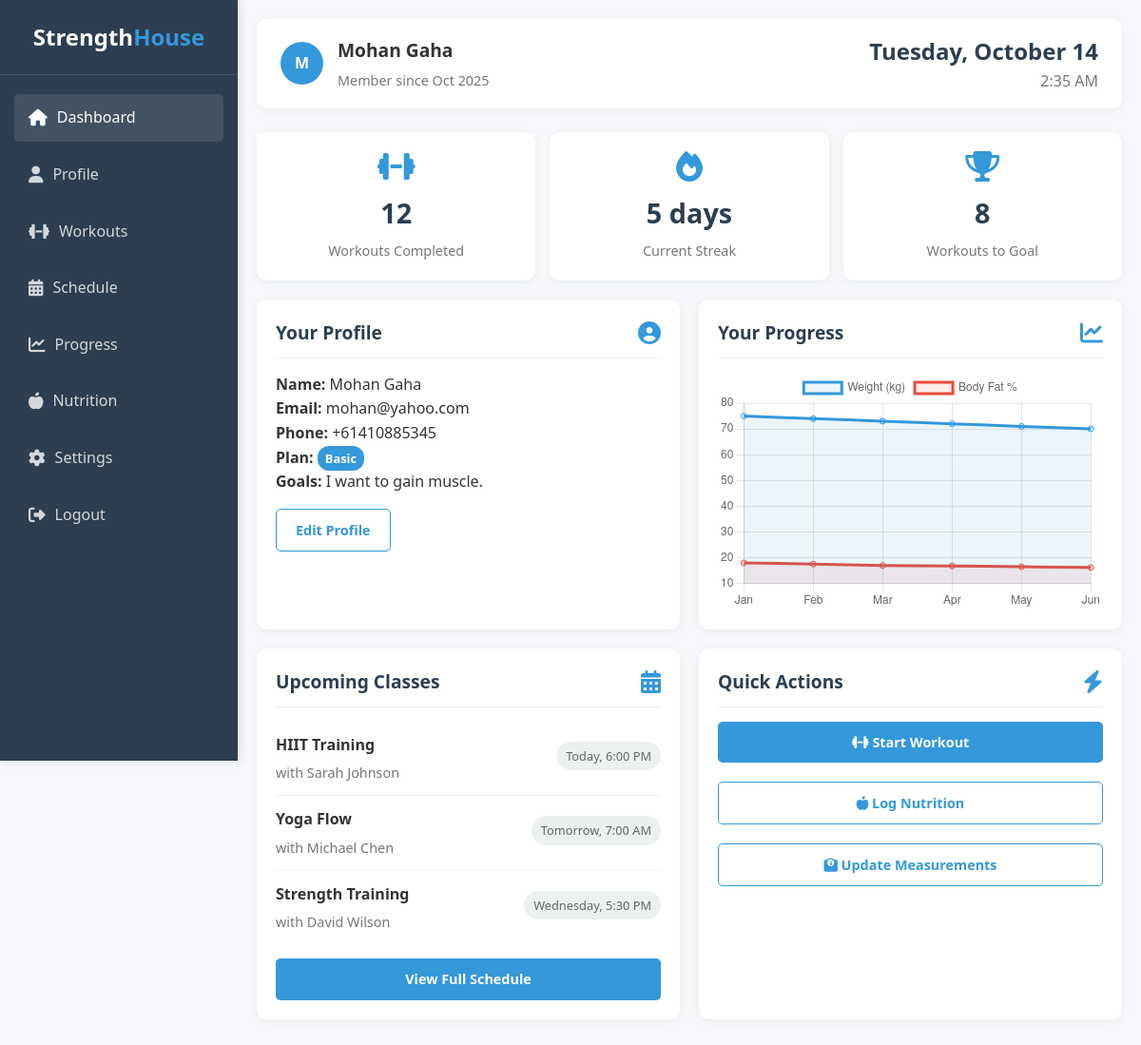
The page / (signed in) on the database its author committed.
### tables this page shows
CREATE TABLE IF NOT EXISTS `users` (
  `id` int NOT NULL AUTO_INCREMENT,
  `fullname` varchar(100) NOT NULL,
  `email` varchar(100) NOT NULL,
  `phone` varchar(20) DEFAULT NULL,
  `plan` varchar(100) NOT NULL,
  `goals` varchar(100) NOT NULL,
  `password` varchar(255) NOT NULL,
  `created_at` timestamp NULL DEFAULT CURRENT_TIMESTAMP,
  `role` varchar(50) DEFAULT 'member',
  `trainer_id` int DEFAULT NULL,
  `specialization` varchar(100) DEFAULT NULL,
  `bio` text,
  `experience` int DEFAULT NULL,
  PRIMARY KEY (`id`),
  UNIQUE KEY `email` (`email`)
);

### index.php (the view, shortened to what this page needs)
<?php
include 'db.php';
$stmt = $conn->prepare("SELECT * FROM users WHERE id = ?");
$stmt->execute([$_SESSION['user_id']]);
$user = $stmt->fetch(PDO::FETCH_ASSOC);
$workoutStats = [
    'completed' => 12,
    'remaining' => 8,
    'streak' => 5
];
$upcomingClasses = [
    ['name' => 'HIIT Training', 'time' => 'Today, 6:00 PM', 'instructor' => 'Sarah Johnson'],
    ['name' => 'Yoga Flow', 'time' => 'Tomorrow, 7:00 AM', 'instructor' => 'Michael Chen'],
    ['name' => 'Strength Training', 'time' => 'Wednesday, 5:30 PM', 'instructor' => 'David Wilson']
];
$progressData = [
    'weight' => [75, 74, 73, 72, 71, 70],
    'bodyfat' => [18, 17.5, 17, 16.8, 16.5, 16.2],
    'labels' => ['Jan', 'Feb', 'Mar', 'Apr', 'May', 'Jun']
];
?>
<!DOCTYPE html>
<html lang="en">
<head>
    <link rel="stylesheet" href="css/style_dashboard.css">
    <link rel="stylesheet" href="https://cdnjs.cloudflare.com/ajax/libs/font-awesome/6.4.0/css/all.min.css">
</head>
<body>
    <div class="dashboard-container">
        <div class="sidebar">
            <div class="logo">
                <h2>Strength<span>House</span></h2>
            </div>
            <ul class="nav-links">
                <li><a href="index.php" class="active"><i class="fas fa-home"></i> <span>Dashboard</span></a></li>
                <li><a href="profile.php"><i class="fas fa-user"></i> <span>Profile</span></a></li>
                <li><a href="workouts.php"><i class="fas fa-dumbbell"></i> <span>Workouts</span></a></li>
                <li><a href="schedule.php"><i class="fas fa-calendar-alt"></i> <span>Schedule</span></a></li>
                <li><a href="progress.php"><i class="fas fa-chart-line"></i> <span>Progress</span></a></li>
                <li><a href="nutrition.php"><i class="fas fa-apple-alt"></i> <span>Nutrition</span></a></li>
                <li><a href="settings.php"><i class="fas fa-cog"></i> <span>Settings</span></a></li>
                <li><a href="logout.php"><i class="fas fa-sign-out-alt"></i> <span>Logout</span></a></li>
            </ul>
        </div>
        <div class="main-content">
            <div class="header">
                <div class="user-info">
                    <div class="user-avatar">
                        <?php echo strtoupper(substr($user['fullname'], 0, 1)); ?>
                    </div>
                    <div class="user-details">
                        <h3><?php echo htmlspecialchars($user['fullname']); ?></h3>
                        <p>Member since <?php echo date('M Y', strtotime($user['created_at'] ?? 'now')); ?></p>
                    </div>
                </div>
                <div class="date-display">
                    <h2><?php echo date('l, F j'); ?></h2>
                    <p><?php echo date('g:i A'); ?></p>
                </div>
            </div>
            <div class="stats-grid">
                <div class="stat-card">
                    <i class="fas fa-dumbbell"></i>
                    <h3><?php echo $workoutStats['completed']; ?></h3>
                    <p>Workouts Completed</p>
                </div>
                <div class="stat-card">
                    <i class="fas fa-fire"></i>
                    <h3><?php echo $workoutStats['streak']; ?> days</h3>
                    <p>Current Streak</p>
                </div>
                <div class="stat-card">
                    <i class="fas fa-trophy"></i>
                    <h3><?php echo $workoutStats['remaining']; ?></h3>
                    <p>Workouts to Goal</p>
                </div>
            </div>
            <div class="dashboard-grid">
                <div class="dashboard-card">
                    <div class="card-header">
                        <h3>Your Profile</h3>
                        <i class="fas fa-user-circle"></i>
                    </div>
                    <div class="profile-info">
                        <p><strong>Name:</strong> <?php echo htmlspecialchars($user['fullname']); ?></p>
                        <p><strong>Email:</strong> <?php echo htmlspecialchars($user['email']); ?></p>
                        <p><strong>Phone:</strong> <?php echo htmlspecialchars($user['phone']); ?></p>
                        <p><strong>Plan:</strong> <span class="badge"><?php echo htmlspecialchars(ucfirst($user['plan'])); ?></span></p>
                        <p><strong>Goals:</strong> <?php echo htmlspecialchars($user['goals']); ?></p>
                    </div>
                    <a href="profile.php" class="btn btn-outline" style="margin-top: 15px; display: inline-block;">Edit Profile</a>
                </div>
                <div class="dashboard-card">
                    <div class="card-header">
                        <h3>Your Progress</h3>
                        <i class="fas fa-chart-line"></i>
                    </div>
                    <div class="progress-chart">
                        <canvas id="progressChart"></canvas>
                    </div>
                </div>
                <div class="dashboard-card">
                    <div class="card-header">
                        <h3>Upcoming Classes</h3>
                        <i class="fas fa-calendar-alt"></i>
                    </div>
                    <ul class="classes-list">
                        <?php foreach($upcomingClasses as $class): ?>
                        <li class="class-item">
                            <div class="class-info">
                                <h4><?php echo $class['name']; ?></h4>
                                <p>with <?php echo $class['instructor']; ?></p>
                            </div>
                            <div class="class-time"><?php echo $class['time']; ?></div>
                        </li>
                        <?php endforeach; ?>
                    </ul>
                    <a href="schedule.php" class="btn" style="margin-top: 15px; display: inline-block; width: 100%; text-align: center;">View Full Schedule</a>
                </div>
                <div class="dashboard-card">
                    <div class="card-header">
                        <h3>Quick Actions</h3>
                        <i class="fas fa-bolt"></i>
                    </div>
                    <div class="quick-actions">
                        <a href="workouts.php" class="btn" style="margin-bottom: 10px; display: block; text-align: center;">
                            <i class="fas fa-dumbbell"></i> Start Workout
                        </a>
                        <a href="nutrition.php" class="btn btn-outline" style="margin-bottom: 10px; display: block; text-align: center;">
                            <i class="fas fa-apple-alt"></i> Log Nutrition
                        </a>
                        <a href="progress.php" class="btn btn-outline" style="display: block; text-align: center;">
                            <i class="fas fa-weight"></i> Update Measurements
                        </a>
                    </div>
                </div>
            </div>
        </div>
    </div>
    <script>
        // Progress Chart
        const ctx = document.getElementById('progressChart').getContext('2d');
        const progressChart = new Chart(ctx, {
            type: 'line',
            data: {
                labels: <?php echo json_encode($progressData['labels']); ?>,
                datasets: [
                    {
                        label: 'Weight (kg)',
                        data: <?php echo json_encode($progressData['weight']); ?>,
                        borderColor: '#3498db',
                        backgroundColor: 'rgba(52, 152, 219, 0.1)',
                        tension: 0.3,
                        fill: true
                    },
                    {
                        label: 'Body Fat %',
                        data: <?php echo json_encode($progressData['bodyfat']); ?>,
                        borderColor: '#e74c3c',
                        backgroundColor: 'rgba(231, 76, 60, 0.1)',
                        tension: 0.3,
                        fill: true
                    }
                ]
            },
            options: {
                responsive: true,
                maintainAspectRatio: false,
                plugins: {
                    legend: {
                        position: 'top',
                    }
                }
            }
        });
    </script>
</body>
</html>

### css/style_dashboard.css (style rules this page uses)
:root { --primary: #2c3e50; --secondary: #3498db; --accent: #e74c3c; --light: #ecf0f1; --dark: #2c3e50; --success: #2ecc71; --warning: #f39c12; --danger: #e74c3c; --gray: #95a5a6; }
* { margin: 0; padding: 0; box-sizing: border-box; font-family: 'Segoe UI', Tahoma, Geneva, Verdana, sans-serif; }
body { background-color: #f5f7fa; color: #333; line-height: 1.6; }
.dashboard-container { display: flex; min-height: 100vh; }
.sidebar { width: 250px; background: var(--primary); color: white; padding: 20px 0; box-shadow: 2px 0 10px rgba(0,0,0,0.1); position: fixed; height: 100vh; overflow-y: auto; z-index: 1000; }
.logo { text-align: center; padding: 0 20px 20px; border-bottom: 1px solid rgba(255,255,255,0.1); margin-bottom: 20px; }
.logo h2 { font-size: 1.5rem; color: white; }
.logo span { color: var(--secondary); }
.nav-links { list-style: none; padding: 0 15px; }
.nav-links li { margin-bottom: 10px; }
.nav-links a { display: flex; align-items: center; padding: 12px 15px; color: rgba(255,255,255,0.8); text-decoration: none; border-radius: 5px; transition: all 0.3s ease; }
.nav-links a:hover, .nav-links a.active { background: rgba(255,255,255,0.1); color: white; }
.nav-links i { margin-right: 10px; font-size: 1.1rem; }
.main-content { flex: 1; margin-left: 250px; padding: 20px; }
.header { display: flex; justify-content: space-between; align-items: center; background: white; padding: 15px 25px; border-radius: 10px; box-shadow: 0 2px 10px rgba(0,0,0,0.05); margin-bottom: 25px; }
.user-info { display: flex; align-items: center; }
.user-avatar { width: 45px; height: 45px; border-radius: 50%; background: var(--secondary); display: flex; align-items: center; justify-content: center; color: white; font-weight: bold; margin-right: 15px; }
.user-details h3 { font-size: 1.2rem; margin-bottom: 5px; }
.user-details p { color: #777; font-size: 0.9rem; }
.date-display { text-align: right; }
.date-display h2 { font-size: 1.5rem; color: var(--primary); }
.date-display p { color: #777; }
.dashboard-grid { display: grid; grid-template-columns: repeat(auto-fit, minmax(300px, 1fr)); gap: 20px; margin-bottom: 25px; }
.dashboard-card { background: white; border-radius: 10px; padding: 20px; box-shadow: 0 2px 10px rgba(0,0,0,0.05); transition: transform 0.3s ease, box-shadow 0.3s ease; }
.card-header { display: flex; justify-content: space-between; align-items: center; margin-bottom: 15px; border-bottom: 1px solid #eee; padding-bottom: 10px; }
.card-header h3 { font-size: 1.2rem; color: var(--primary); }
.card-header i { font-size: 1.5rem; color: var(--secondary); }
.stats-grid { display: grid; grid-template-columns: repeat(3, 1fr); gap: 15px; margin-bottom: 20px; }
.stat-card { background: white; border-radius: 10px; padding: 20px; text-align: center; box-shadow: 0 2px 10px rgba(0,0,0,0.05); transition: transform 0.3s ease; }
.stat-card i { font-size: 2rem; margin-bottom: 10px; color: var(--secondary); }
.stat-card h3 { font-size: 1.8rem; margin-bottom: 5px; color: var(--primary); }
.stat-card p { color: #777; font-size: 0.9rem; }
.progress-chart { height: 250px; margin-top: 15px; }
.classes-list { list-style: none; }
.class-item { display: flex; justify-content: space-between; align-items: center; padding: 12px 0; border-bottom: 1px solid #eee; }
.class-item:last-child { border-bottom: none; }
.class-info h4 { font-size: 1rem; margin-bottom: 5px; }
.class-info p { color: #777; font-size: 0.9rem; }
.class-time { background: var(--light); padding: 5px 10px; border-radius: 20px; font-size: 0.85rem; color: var(--primary); }
.btn { display: inline-block; padding: 10px 20px; background: var(--secondary); color: white; border: none; border-radius: 5px; cursor: pointer; text-decoration: none; font-weight: 600; transition: background 0.3s ease; text-align: center; font-size: 0.9rem; }
.btn-outline { background: transparent; border: 1px solid var(--secondary); color: var(--secondary); }
.badge { background: var(--secondary); color: white; padding: 4px 8px; border-radius: 12px; font-size: 0.8rem; font-weight: bold; }
.class-time { font-size: 0.8rem; color: #666; margin-bottom: 5px; }
.quick-actions { display: flex; flex-direction: column; gap: 10px; }
.quick-actions .btn { text-align: left; display: flex; align-items: center; gap: 8px; }

### rows shown on the page
users: fullname "M", fullname "Mohan Gaha", created_at "Oct 2025", email "mohan@yahoo.com", phone "+61410885345", plan "Basic", goals "I want to gain muscle."

### other values the page prints
$workoutStats['completed'] "12"
$workoutStats['streak'] "5"
$workoutStats['remaining'] "8"
$class['name'] "HIIT Training"
$class['instructor'] "Sarah Johnson"
$class['time'] "Today, 6:00 PM"
$class['name'] "Yoga Flow"
$class['instructor'] "Michael Chen"
$class['time'] "Tomorrow, 7:00 AM"
$class['name'] "Strength Training"
$class['instructor'] "David Wilson"
$class['time'] "Wednesday, 5:30 PM"
chart data {{ json_encode($progressData['labels']) }} ["Jan","Feb","Mar","Apr","May","Jun"]
chart data {{ json_encode($progressData['weight']) }} [75,74,73,72,71,70]
chart data {{ json_encode($progressData['bodyfat']) }} [18,17.5,17,16.8,16.5,16.2]
